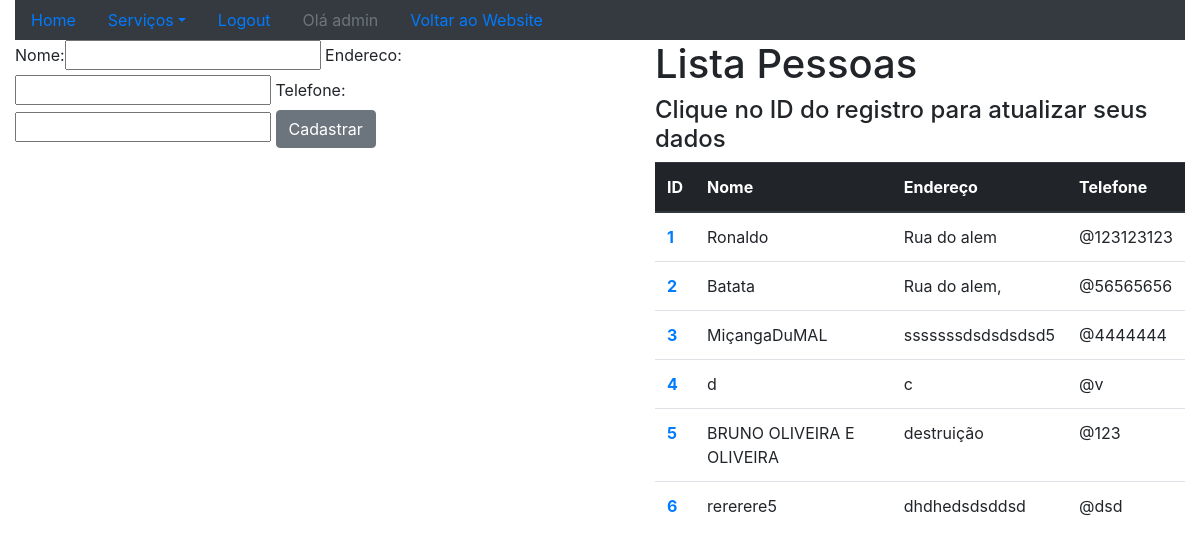
Page /sistema/pessoas/ (signed in) on the earlier database version.
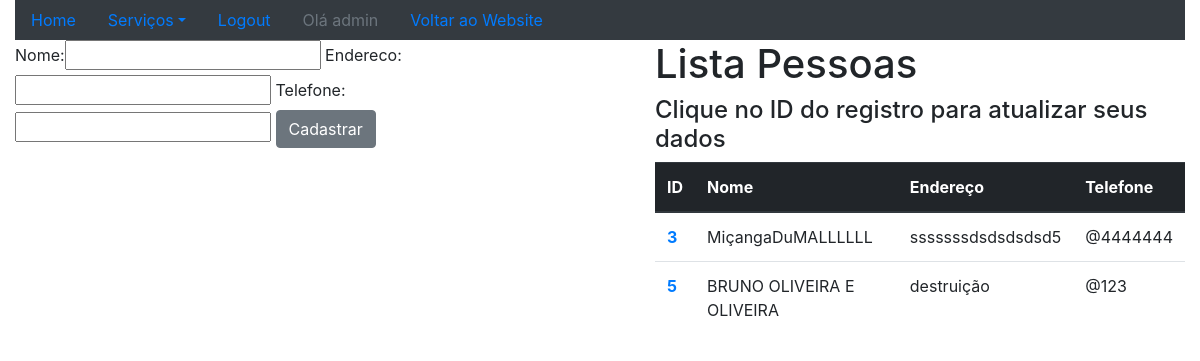
Same page on the later database version.
### core/models.py (models this page shows, shortened)
class Pessoa(models.Model):
    nome = models.CharField(max_length=100)
    endereco = models.CharField(max_length=200)
    telefone = models.CharField(max_length=20)

### core/views.py (the view)
@login_required
def lista_pessoas(request):
    pessoas = Pessoa.objects.all()
    form = PessoaForm()
    context = {'pessoas':pessoas,'form': form}
    return render(request,'core/lista_pessoas.html',context)

### core/forms.py
class PessoaForm(ModelForm):
    class Meta:
        model = Pessoa
        fields = '__all__'

### core/templates/core/lista_pessoas.html (shortened to what this page needs)
{% extends "base.html" %}
{% load bootstrap %}
{% block main %}
    <div class="row">
        <div class="col-sm-6">
            <form action="{% url 'core_pessoa_novo' %}" method="POST">
                {{ form|bootstrap }}
                <button type="submit" class="btn btn-secondary" >Cadastrar</button>
            </form>
        </div>
        <div class="col-sm-6">
            <ul>
                <h1>Lista Pessoas</h1>
                <h4>Clique no ID do registro para atualizar seus dados</h4>
                <table class="table">
                <thead class="thead-dark">
                    <tr>
                        <th scope="col">ID</th>
                        <th scope="col">Nome</th>
                        <th scope="col">Endereço</th>
                        <th scope="col">Telefone</th>
                    </tr>
                </thead>
                <tbody>
                    {% for pessoa in pessoas %}
                        <tr>
                            <th scope="row"><a href="{% url 'core_pessoa_update' pessoa.id %}">{{ pessoa.id }}</a></th>
                            <td>{{ pessoa.nome }}</td>
                            <td>{{ pessoa.endereco }}</td>
                            <td>@{{ pessoa.telefone }}</td>
                        </tr>
                    {% endfor %}
                </tbody>
                </table>
            </ul>
        </div>
    </div>
{% endblock  %}

Differences in the rows shown:
removed Pessoa: id "1", nome "Ronaldo", endereco "Rua do alem", telefone "123123123"
removed Pessoa: id "2", nome "Batata", endereco "Rua do alem,", telefone "56565656"
removed Pessoa: id "4", nome "d", endereco "c", telefone "v"
removed Pessoa: id "6", nome "rererere5", endereco "dhdhedsdsddsd", telefone "dsd"
changed Pessoa "sssssssdsdsdsdsd5": nome "MiçangaDuMAL" → "MiçangaDuMALLLLLL"
